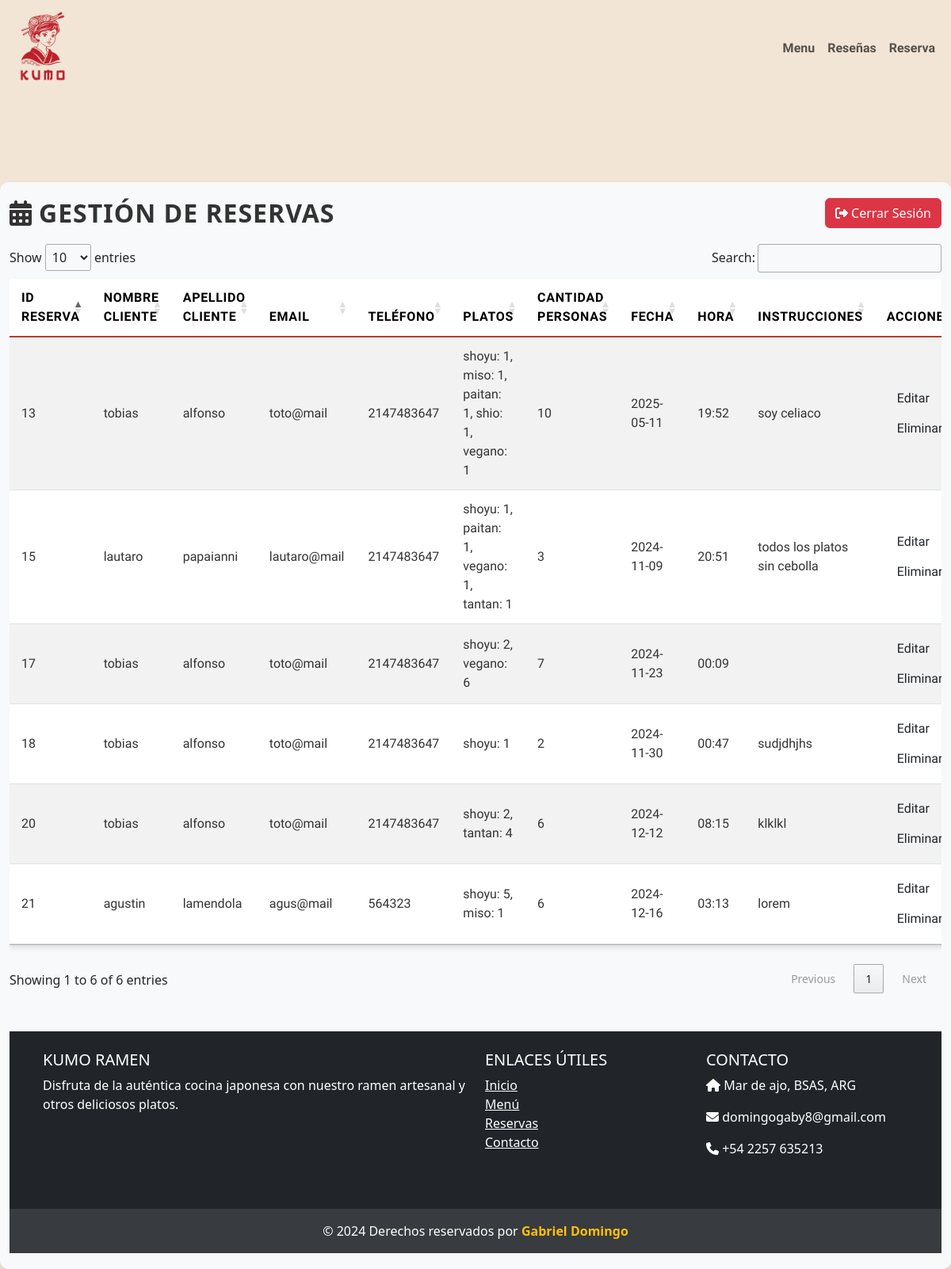
Before: /website/admin.php (signed in) with the older database file.
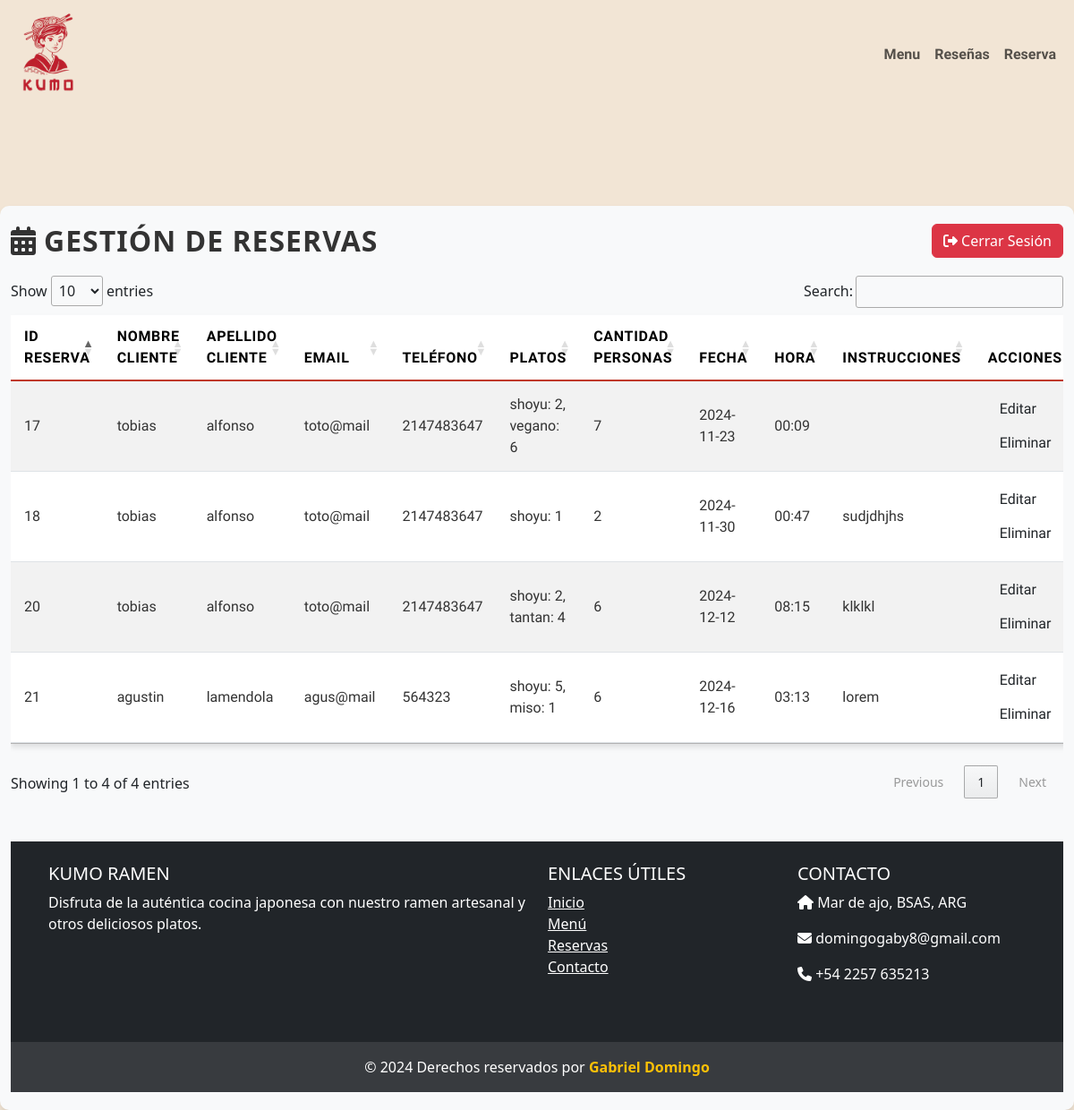
After: the same page with the newer database file.
### tables this page shows
CREATE TABLE `reservas` (
  `id_reserva` int(11) NOT NULL,
  `platos` varchar(60) NOT NULL,
  `cantidad_personas` int(60) NOT NULL,
  `telefono` varchar(60) NOT NULL,
  `fecha` date NOT NULL,
  `hora` varchar(10) NOT NULL,
  `instrucciones` text NOT NULL,
  `id_cliente` int(10) NOT NULL
);

CREATE TABLE `clientes` (
  `id_cliente` int(10) NOT NULL,
  `nombre` varchar(50) NOT NULL,
  `apellido` varchar(50) NOT NULL,
  `celular` int(30) NOT NULL,
  `mail` varchar(60) NOT NULL,
  `usuario` varchar(50) NOT NULL,
  `contrasenia` varchar(50) NOT NULL,
  `tipo_usuario` int(10) NOT NULL
);

### website/admin.php (the view, shortened to what this page needs)
<?php include "header.php" ?>
<?php include "conexion.php" ?>
<?php
$sql = "SELECT reservas.*, clientes.nombre, clientes.apellido, clientes.mail, clientes.celular
        FROM reservas
        INNER JOIN clientes ON reservas.id_cliente = clientes.id_cliente";
$result = mysqli_query($conexion, $sql);
?>
<div class="container-fluid admin-table-container">
    <h2 class="admin-table-title">
        <i class="fas fa-calendar-alt me-2"></i>Gestión de Reservas
        <button class="btn btn-danger float-end" onclick="window.location.href='cerrar_sesion.php'">
            <i class="fas fa-sign-out-alt me-1"></i>Cerrar Sesión
        </button>
    </h2>
    <div class="table-responsive">
        <table id="reservasTable" class="table table-striped">
        <thead>
            <tr>
                <th>ID Reserva</th>
                <th>Nombre Cliente</th>
                <th>Apellido Cliente</th>
                <th>Email</th>
                <th>Teléfono</th>
                <th>Platos</th>
                <th>Cantidad Personas</th>
                <th>Fecha</th>
                <th>Hora</th>
                <th>Instrucciones</th>
                <th>Acciones</th>
            </tr>
        </thead>
        <tbody>
            <?php
            if (mysqli_num_rows($result) > 0) {
                while($row = mysqli_fetch_assoc($result)) {
                    echo "<tr data-id='" . $row["id_reserva"] . "'>
                            <td>" . htmlspecialchars($row["id_reserva"]) . "</td>
                            <td>" . htmlspecialchars($row["nombre"]) . "</td>
                            <td>" . htmlspecialchars($row["apellido"]) . "</td>
                            <td>" . htmlspecialchars($row["mail"]) . "</td>
                            <td>" . htmlspecialchars($row["celular"]) . "</td>
                            <td>" . htmlspecialchars($row["platos"]) . "</td>
                            <td>" . htmlspecialchars($row["cantidad_personas"]) . "</td>
                            <td>" . htmlspecialchars($row["fecha"]) . "</td>
                            <td>" . htmlspecialchars($row["hora"]) . "</td>
                            <td>" . htmlspecialchars($row["instrucciones"]) . "</td>
                            <td>
                            <button class='btn btn-edit' data-id='" . $row["id_reserva"] . "'>Editar</button>
                            <button class='btn btn-delete' data-id='" . $row["id_reserva"] . "'>Eliminar</button>
                        </td>
                        </tr>";
                }
            } else {
                echo "<tr><td colspan='10'>No hay reservas disponibles.</td></tr>";
            }
            ?>
        </tbody>
    </table>
</div>
<?php include "footer.php" ?>

Changed rows visible on the page:
removed reservas: id_reserva "13", id_cliente.nombre "tobias", id_cliente.apellido "alfonso", id_cliente.mail "toto@mail", id_cliente.celular "2147483647", platos "shoyu: 1, miso: 1, paitan: 1, shio: 1, vegano: 1", cantidad_personas "10", fecha "2025-05-11", hora "19:52", instrucciones "soy celiaco"
removed reservas: id_reserva "15", id_cliente.nombre "lautaro", id_cliente.apellido "papaianni", id_cliente.mail "lautaro@mail", id_cliente.celular "2147483647", platos "shoyu: 1, paitan: 1, vegano: 1, tantan: 1", cantidad_personas "3", fecha "2024-11-09", hora "20:51", instrucciones "todos los platos sin cebolla"
Other visible differences:
text written by a page script: "Show entries Search: Showing 1 to 6 of 6 entries Previous 1 Next" → "Show entries Search: Showing 1 to 4 of 4 entries Previous 1 Next"
